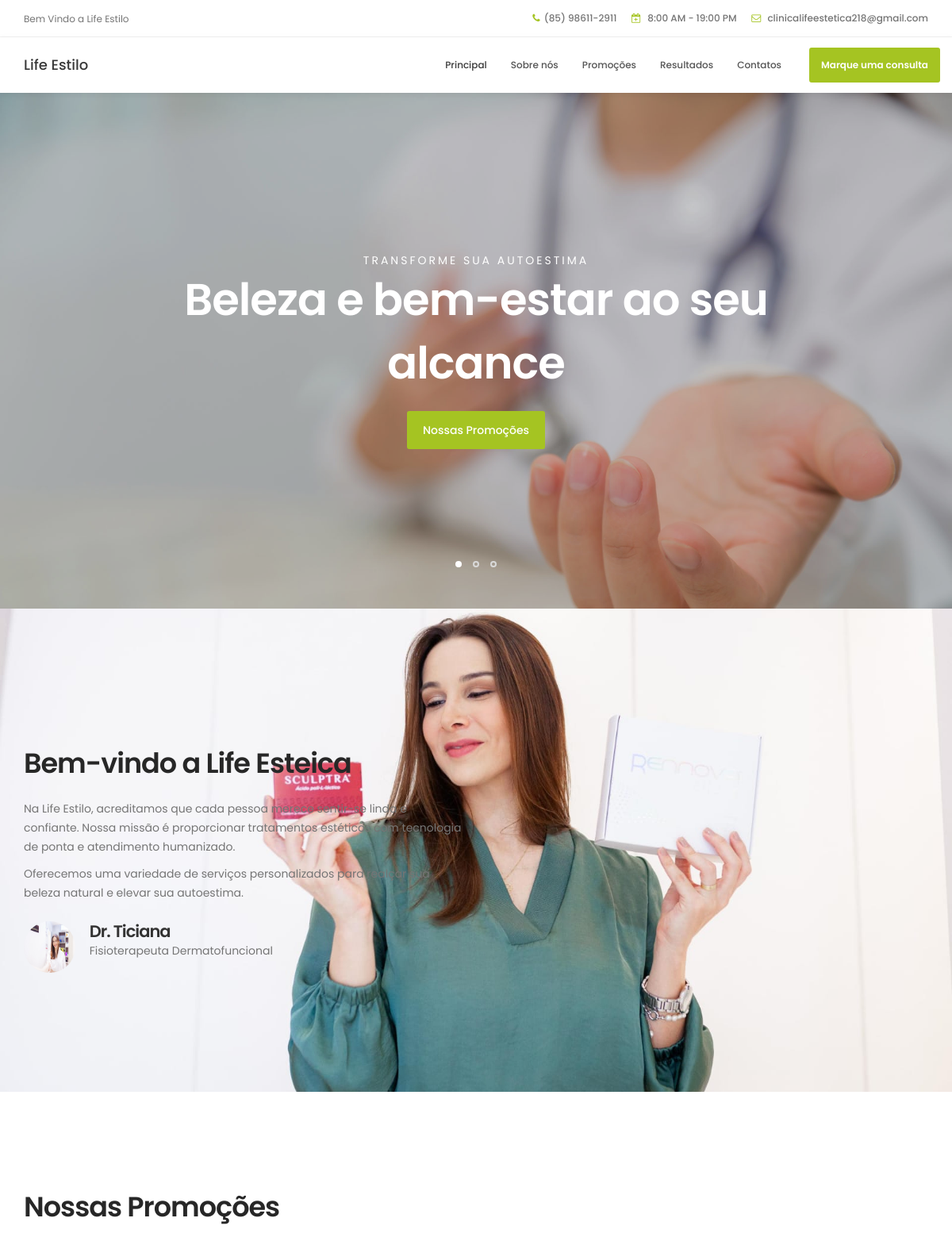
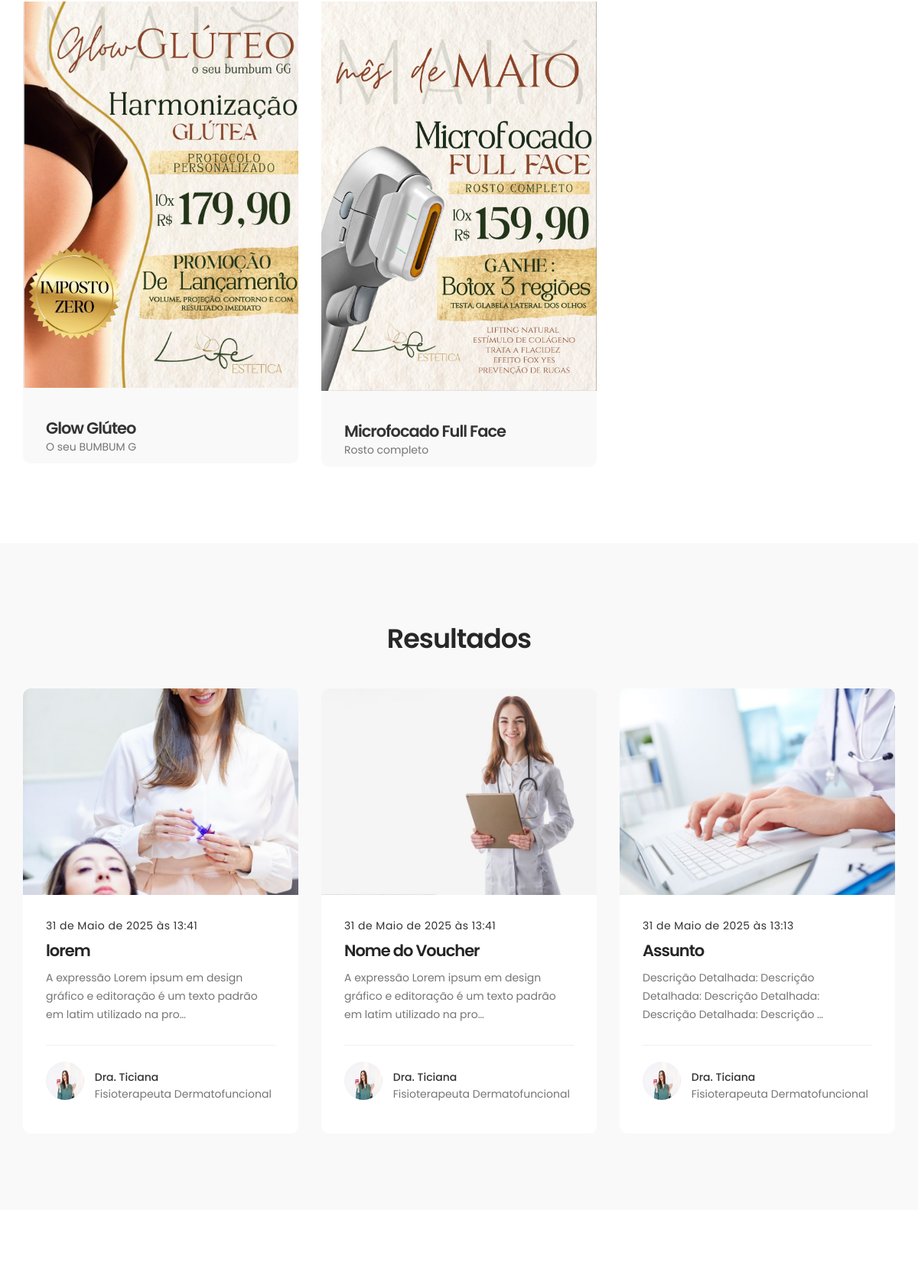
The page / (upper part) on the database its author committed (2 pictures, top to bottom).
### core/models.py (models this page shows, shortened)
class Promocao(models.Model):
    nome = models.CharField("Nome da Promoção", max_length=100, null=True, blank=True)
    imagem = models.ImageField("Imagem da Promoção", upload_to='promocoes/', null=True, blank=True)
    descricao_curta = models.CharField("Descrição Curta", max_length=255, null=True, blank=True)
    disponivel = models.BooleanField(choices=DISPONIVEL_CHOICES, default=True, null=True, blank=True)

class Resultados(models.Model):
    doutora_responsavel = models.ForeignKey(Doutoras, on_delete=models.SET_NULL, null=True, blank=True, verbose_name="Selecione seu Voucher")
    imagem_antes = models.ImageField("Imagem antes do processo", upload_to='antes_do_processo/', null=True, blank=True)
    imagem_depois = models.ImageField("Imagem do Resultado", upload_to='resultados/', null=True, blank=True)
    assunto = models.CharField("Assunto", max_length=100, null=True, blank=True)
    descricao = models.TextField("Descrição Detalhada", null=True, blank=True)
    data_da_publicacao = models.DateTimeField(auto_now=True, null=True, blank=True)
    mostra = models.BooleanField(choices=DISPONIVEL_CHOICES, default=True, null=True, blank=True)

class Doutoras(models.Model):
    nome = models.CharField("Nome do Voucher", max_length=100)
    imagem = models.ImageField("Imagem da Promoção", upload_to='promocoes/', null=True, blank=True)
    descricao_curricular = models.CharField("escricao curricular do profissional", max_length=100, null=True, blank=True)

### core/views.py (the view, shortened to what this page needs)
# urls.py: path('', IndexView.as_view(), name='index'),
class IndexView(TemplateView):
    template_name = 'index.html'
    def get(self, request):
        promocoes = Promocao.objects.filter(disponivel=True)
        resultados = Resultados.objects.all()
        form = AgendamentoForm()
        return render(request, self.template_name, {'promocoes':promocoes, 'resultados':resultados, 'form':form
        })

### core/models.py (called while the page is built)
    def __str__(self):
        return self.nome

### templates/index.html (shortened to what this page needs)
{% load static %}
<!DOCTYPE html>
<html lang="en">
<head>
     <link rel="stylesheet" type="text/css" href="{% static 'css/bootstrap.min.css' %}">
     <link rel="stylesheet" type="text/css" href="{% static 'css/font-awesome.min.css' %}">
     <link rel="stylesheet" type="text/css" href="{% static 'css/animate.css' %}">
     <link rel="stylesheet" type="text/css" href="{% static 'css/owl.carousel.css' %}">
     <link rel="stylesheet" type="text/css" href="{% static 'css/owl.theme.default.min.css' %}">
     <link rel="stylesheet" type="text/css" href="{% static 'css/tooplate-style.css' %}">
</head>
<body id="top" data-spy="scroll" data-target=".navbar-collapse" data-offset="50">
     <header>
          <div class="container">
               <div class="row">
                    <div class="col-md-4 col-sm-5">
                         <p>Bem Vindo a Life Estilo</p>
                    </div>
                    <div class="col-md-8 col-sm-7 text-align-right">
                         <span class="phone-icon"><i class="fa fa-phone"></i>(85) 98611-2911</span>
                         <span class="date-icon"><i class="fa fa-calendar-plus-o"></i> 8:00 AM - 19:00 PM </span>
                         <span class="email-icon"><i class="fa fa-envelope-o"></i> <a href="#">clinicalifeestetica218@gmail.com</a></span>
                    </div>
               </div>
          </div>
     </header>
     <section class="navbar navbar-default navbar-static-top" role="navigation">
          <div class="container">
               <div class="navbar-header">
                     <a href="index.html" class="navbar-brand"><span class="fa-square-custom">L</span>ife Estilo</a>
               </div>
               <div class="collapse navbar-collapse">
                    <ul class="nav navbar-nav navbar-right">
                         <li><a href="#top" class="smoothScroll">Principal</a></li>
                         <li><a href="#about" class="smoothScroll">Sobre nós</a></li>
                         <li><a href="#team" class="smoothScroll">Promoções</a></li>
                         <li><a href="#news" class="smoothScroll">Resultados</a></li>
                         <li><a href="#google-map" class="smoothScroll">Contatos</a></li>
                         <li class="appointment-btn"><a href="#appointment">Marque uma consulta</a></li>
                    </ul>
               </div>
          </div>
     </section>
     <section id="home" class="slider" data-stellar-background-ratio="0.5">
          <div class="container">
               <div class="row">
                         <div class="owl-carousel owl-theme">
                              <div class="item item-first">
                                   <div class="caption">
                                        <div class="col-md-offset-1 col-md-10">
                                             <h3>Transforme sua autoestima</h3>
                                             <h1>Beleza e bem-estar ao seu alcance</h1>
                                             <a href="#team" class="section-btn btn btn-default smoothScroll">Nossas Promoções</a>
                                        </div>
                                   </div>
                              </div>
                         </div>
               </div>
          </div>
     </section>
     <section id="about">
          <div class="container">
               <div class="row">
                    <div class="col-md-6 col-sm-6">
                         <div class="about-info">
                              <h2 class="wow fadeInUp" data-wow-delay="0.6s">Bem-vindo a Life Esteica</h2>
                              <div class="wow fadeInUp" data-wow-delay="0.8s">
                                   <p>Na Life Estilo, acreditamos que cada pessoa merece sentir-se linda e confiante. Nossa missão é proporcionar tratamentos estéticos com tecnologia de ponta e atendimento humanizado.</p>
                                   <p>Oferecemos uma variedade de serviços personalizados para realçar sua beleza natural e elevar sua autoestima.</p>
                              </div>
                              <figure class="profile wow fadeInUp" data-wow-delay="1s">
                                   <img src="{% static 'img/dr2.jpeg' %}" class="img-responsive" alt="">
                                   <figcaption>
                                        <h3>Dr. Ticiana</h3>
                                        <p>Fisioterapeuta Dermatofuncional</p>
                                   </figcaption>
                              </figure>
                         </div>
                    </div>
               </div>
          </div>
     </section>
     <section id="team" data-stellar-background-ratio="1">
          <div class="container">
               <div class="row">
                    <div class="col-md-6 col-sm-6">
                         <div class="about-info">
                              <h2 class="wow fadeInUp" data-wow-delay="0.1s">Nossas Promoções</h2>
                         </div>
                    </div>
                    <div class="clearfix"></div>
                    {% for promo in promocoes %}
                         <div class="col-md-4 col-sm-6" style="hover {all: unset;}">
                              <div class="team-thumb wow fadeInUp" data-wow-delay="0.2s">
                                   <img src="{{ promo.imagem.url }}" class="img-responsive" alt="">
                                        <div class="team-info">
                                             <h3>{{ promo.nome }}</h3>
                                             <p>{{ promo.descricao_curta }}</p>
                                        </div>
                              </div>
                         </div>
                    {% endfor %}
               </div>
          </div>
     </section>
     <section id="news" data-stellar-background-ratio="2.5">
          <div class="container">
               <div class="row">
                    <div class="col-md-12 col-sm-12">
                         <div class="section-title wow fadeInUp" data-wow-delay="0.1s">
                              <h2>Resultados</h2>
                         </div>
                    </div>
                    {% for resul in resultados %}
                         <div class="col-md-4 col-sm-6">
                              <div class="news-thumb wow fadeInUp" data-wow-delay="0.4s">
                                   <a href="{% url 'detalhes' resul.id %}">
                                        <img src="{{ resul.imagem_antes.url }}" class="img-responsive" alt="">
                                   </a>
                                   <div class="news-info">
                                        <span>{{ resul.data_da_publicacao }}</span>
                                        <h3><a href="news-detail.html">{{ resul.assunto }}</a></h3>
                                        <p>{{ resul.descricao|truncatechars:100 }}</p>
                                        <div class="author">
                                             <img src="{{ resul.doutora_responsavel.imagem.url }}" class="img-responsive" alt="">
                                             <div class="author-info">
                                                  <h5>{{ resul.doutora_responsavel.nome }}</h5>
                                                  <p>{{ resul.doutora_responsavel.descricao_curricular }}</p>
                                             </div>
                                        </div>
                                   </div>
                              </div>
                         </div>
                    {% endfor %}
               </div>
          </div>
     </section>
     <section id="appointment" data-stellar-background-ratio="3">
     </section>
</body>
</html>

### rows shown on the page
Promocao: imagem (picture), nome "Glow Glúteo", descricao_curta "O seu BUMBUM G"
Promocao: imagem (picture), nome "Microfocado Full Face", descricao_curta "Rosto completo"
Resultados: imagem_antes (picture), data_da_publicacao "31 de Maio de 2025 às 13:41", assunto "lorem", descricao "A expressão Lorem ipsum em design gráfico e editoração é um texto padrão em latim utilizado na pro…", doutora_responsavel.imagem (picture), doutora_responsavel.nome "Dra. Ticiana", doutora_responsavel.descricao_curricular "Fisioterapeuta Dermatofuncional"
Resultados: imagem_antes (picture), data_da_publicacao "31 de Maio de 2025 às 13:41", assunto "Nome do Voucher", descricao "A expressão Lorem ipsum em design gráfico e editoração é um texto padrão em latim utilizado na pro…", doutora_responsavel.imagem (picture), doutora_responsavel.nome "Dra. Ticiana", doutora_responsavel.descricao_curricular "Fisioterapeuta Dermatofuncional"
Resultados: imagem_antes (picture), data_da_publicacao "31 de Maio de 2025 às 13:13", assunto "Assunto", descricao "Descrição Detalhada: Descrição Detalhada: Descrição Detalhada: Descrição Detalhada: Descrição …", doutora_responsavel.imagem (picture), doutora_responsavel.nome "Dra. Ticiana", doutora_responsavel.descricao_curricular "Fisioterapeuta Dermatofuncional"
